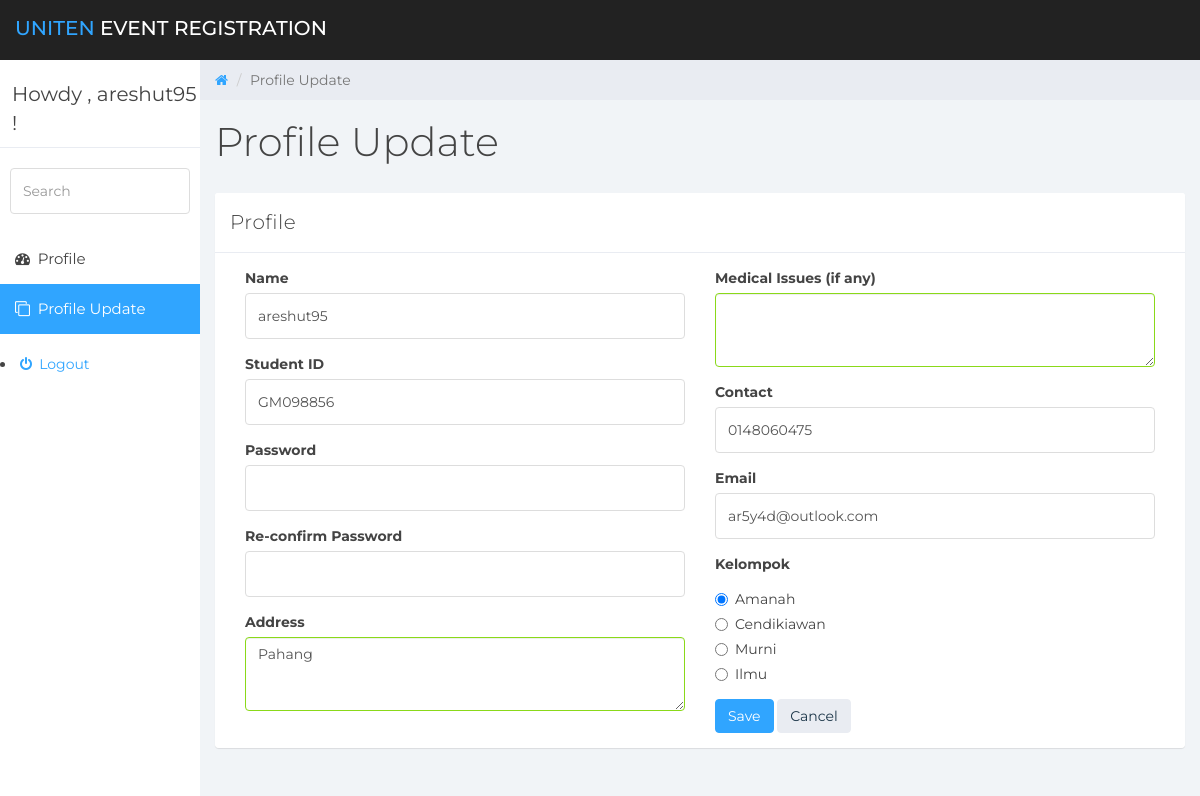
Screenshot of /userinfo.php (signed in) with the database file from the repository.
### tables this page shows
CREATE TABLE `participants` (
  `username` varchar(15) NOT NULL,
  `email` varchar(20) NOT NULL,
  `password` varchar(20) NOT NULL,
  `name` varchar(20) NOT NULL,
  `studentID` varchar(9) NOT NULL,
  `contact` varchar(11) NOT NULL,
  `medical_issues` varchar(20) DEFAULT NULL,
  `address` varchar(20) NOT NULL,
  `kelompok` varchar(12) NOT NULL,
  `participantID` int(5) NOT NULL
);

### userinfo.php (the view, shortened to what this page needs)
<!DOCTYPE html>
<?php
$username = $_SESSION['name'];
$uid = $_SESSION['id'];
$sql = "SELECT * FROM participants where participantID = '$uid'";
$go = mysqli_query($con,$sql);
$data = mysqli_fetch_array($go,MYSQL_BOTH);
$uname =  $data['username'];
$stuID = $data['studentID'];
$email = $data['email'];
$ctct = $data['contact'];
$meda = $data['medical_issues'];
$addr = $data['address'];
?>
<html>
<head>
	<link href="css/bootstrap.min.css" rel="stylesheet">
	<link href="css/font-awesome.min.css" rel="stylesheet">
	<link href="css/datepicker3.css" rel="stylesheet">
	<link href="css/styles.css" rel="stylesheet">
</head>
<body>
	<nav class="navbar navbar-custom navbar-fixed-top" role="navigation">
		<div class="container-fluid">
			<div class="navbar-header">
				<a class="navbar-brand" href="#"><span>Uniten </span>Event Registration</a>
			</div>
		</div>
	</nav>
	<div id="sidebar-collapse" class="col-sm-3 col-lg-2 sidebar">
		<div class="profile-sidebar">
			<div class="profile-usertitle">
				<div class="profile-usertitle-name">Howdy , <?php echo $username; ?> !</div>
			</div>
		</div>
		<form role="search">
			<div class="form-group">
				<input type="text" class="form-control" placeholder="Search">
			</div>
		</form>
		<ul class="nav menu">
			<li><a href="index.php"><em class="fa fa-dashboard">&nbsp;</em> Profile</a></li>
			<li class="active"><a href="userinfo.php"><em class="fa fa-clone">&nbsp;</em> Profile Update</a></li>
				</ul>
			<li><a href="logout.php"><em class="fa fa-power-off">&nbsp;</em> Logout</a></li>
	</div>
	<div class="col-sm-9 col-sm-offset-3 col-lg-10 col-lg-offset-2 main">
		<div class="row">
			<ol class="breadcrumb">
				<li><a href="#">
					<em class="fa fa-home"></em>
				</a></li>
				<li class="active">Profile Update</li>
			</ol>
		</div>
		<div class="row">
			<div class="col-lg-12">
				<h1 class="page-header">Profile Update</h1>
			</div>
		</div>
		<div class="row">
			<div class="col-lg-12">
				<div class="panel panel-default">
				<div class="panel panel-default">
					<div class="panel-heading">Profile</div>
					<div class="panel-body">
						<div class="col-md-6">
							<form role="form" method="post" action="userinfo.php">
								<div class="form-group">
									<label>Name</label>
									<input type="text" class="form-control" name="name" value="<?php echo $uname ?>" >
								</div>
								<div class="form-group">
									<label>Student ID</label>
									<input type="text" class="form-control" name="id" value="<?php echo $stuID ?>" >
								</div>
								<div class="form-group">
									<label>Password</label>
									<input type="password" class="form-control" name="password">
								</div>
								<div class="form-group">
									<label>Re-confirm Password</label>
									<input type="password" class="form-control" name="repassword">
								</div>
								<label>Address</label>
								<div class="form-group has-success">
									<textarea class="form-control" rows="3" name="addr"><?php echo $addr ?></textarea>
								</div>
								</div>
								<div class="col-md-6">
									<div class="form-group has-success">
									<label>Medical Issues (if any)</label>
									<textarea class="form-control" rows="3" name="medis"><?php echo $meda ?></textarea>
								</div>
									<div class="form-group">
									<label>Contact</label>
									<input type="text" class="form-control" name="contact" value="<?php echo $ctct ?>" >
								</div>
								<div class="form-group">
									<label>Email</label>
									<input type="text" class="form-control" name="email" value="<?php echo $email ?>" >
								</div>
									<div class="form-group">
										<label>Kelompok</label>
										<div class="radio">
											<label>
												<input type="radio" name="optionsRadios" id="optionsRadios1" value="Amanah" checked>Amanah
											</label>
										</div>
										<div class="radio">
											<label>
												<input type="radio" name="optionsRadios" id="optionsRadios2" value="Cendikiawan">Cendikiawan
											</label>
										</div>
										<div class="radio">
											<label>
												<input type="radio" name="optionsRadios" id="optionsRadios3" value="Murni">Murni
											</label>
										</div>
										<div class="radio">
											<label>
												<input type="radio" name="optionsRadios" id="optionsRadios3" value="Ilmu">Ilmu
											</label>
										</div>
									</div>
									<button type="submit" class="btn btn-primary" name='update'>Save</button>
									<button type="reset" class="btn btn-default">Cancel</button>
								</div>
						</div>
					</div>
				</div>
			</div>
</body>
</html>

### css/styles.css (style rules this page uses)
body { background: #f1f4f7; padding-top: 60px; font-size: 14px; color: #444444; font-family: "Montserrat", "Helvetica Neue", Helvetica, Arial, sans-serif; }
a, a:hover, a:focus { color: #30a5ff; }
h1, h2, h3, h4, h5, h6 { color: #444444; }
h1 { font-weight: 300; font-size: 40px; }
input.form-control { border: 1px solid #ddd; box-shadow: none; height: 46px; }
.has-success .form-control, .has-success .form-control:focus { border: 1px solid #8ad919; }
.navbar-custom { background: #222; height: 60px; }
.navbar-header .navbar-brand { color: #fff; font-size: 20px; text-transform: uppercase; font-weight: 500; height: 60px; padding-top: 18px; }
.navbar-header .navbar-brand span { color: #30a5ff; }
.btn-default, .btn-default:hover, .btn-default:focus, .btn-default:active, .btn-default.active, .open > .dropdown-toggle.btn-default, .btn-default.disabled, .btn-default[disabled], fieldset[disabled] .btn-default, .btn-default.disabled:hover, .btn-default[disabled]:hover, fieldset[disabled] .btn-default:hover, .btn-default.disabled:focus, .btn-default[disabled]:focus, fieldset[disabled] .btn-default:focus, .btn-default.disabled:active, .btn-default[disabled]:active, fieldset[disabled] .btn-default:active, .btn-default.disabled.active, .btn-default[disabled].active, fieldset[disabled] .btn-default.active { background-color: #e9ecf2; border-color: #e9ecf2; color: #1b3548; }
.btn-primary, .btn-primary:hover, .btn-primary:focus, .btn-primary:active, .btn-primary.active, .open > .dropdown-toggle.btn-primary, .btn-primary.disabled, .btn-primary[disabled], fieldset[disabled] .btn-primary, .btn-primary.disabled:hover, .btn-primary[disabled]:hover, fieldset[disabled] .btn-primary:hover, .btn-primary.disabled:focus, .btn-primary[disabled]:focus, fieldset[disabled] .btn-primary:focus, .btn-primary.disabled:active, .btn-primary[disabled]:active, fieldset[disabled] .btn-primary:active, .btn-primary.disabled.active, .btn-primary[disabled].active, fieldset[disabled] .btn-primary.active { background-color: #30a5ff; border-color: #30a5ff; }
.panel { border: 0; }
.panel-heading { font-size: 20px; font-weight: 300; letter-spacing: 0.025em; height: 60px; line-height: 38px; }
.panel-default .panel-heading { background: #fff; border-bottom: 1px solid #e9ecf2; color: #444444; }
.navbar { border: 0; }
.sidebar { display: block; padding: 0; display: none; box-shadow: none; background: #fff; }
.sidebar ul { margin: 20px 0px; }
.sidebar form { padding: 10px 0 0 0; margin: 10px 10px 20px 10px; }
@media (min-width: 768px) { .sidebar { display: block; position: fixed; top: 60px; bottom: 0; left: 0; z-index: 1000; display: block; margin: 0; padding: 0; overflow-x: hidden; overflow-y: auto; } }
@media (min-width: 768px) { .navbar-header { width: 100%; } }
.sidebar ul.nav .active a, .sidebar ul.nav li.parent a.active, .sidebar ul.nav .active > a:hover, .sidebar ul.nav li.parent a.active:hover, .sidebar ul.nav .active > a:focus, .sidebar ul.nav li.parent a.active:focus { color: #fff; background-color: #30a5ff; }
.sidebar ul.nav li a { height: 50px; font-size: 15px; line-height: 2em; color: #444444; }
.profile-sidebar { padding: 10px 0; border-bottom: 1px solid #e9ecf2; }
.profile-usertitle { float: left; text-align: left; margin: 10px 0 0 12px; }
.profile-usertitle-name { font-size: 20px; margin-bottom: 0px; }
.breadcrumb { border-radius: 0; padding: 10px 15px 10px 15px; background: #e9ecf2; margin: 0; }
h1.page-header { margin-top: 20px; border-bottom: 0; }

### rows the page displays
participants: name "areshut95", id "GM098856", addr "Pahang", contact "0148060475", email "ar5y4d@outlook.com"

### other values shown
$username "areshut95"
